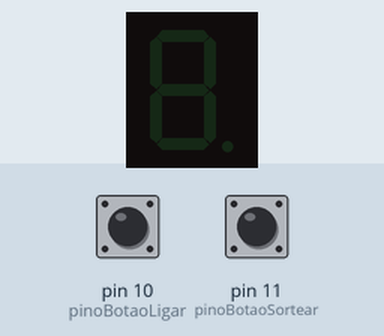
This sketch was run on a simulated Arduino Uno, built with avr-gcc and run on an emulated ATmega328P. Shown: 1-digit seven-segment display. Wiring (inferred from the names in the program): 1-digit 7-segment display, segments lit when LOW: segments pin 2, pin 3, pin 4, pin 5, pin 6, pin 7, pin 8. The test bench sets the inputs (shaded band); at power-on: pin 10 (pinoBotaoLigar) HIGH, pin 11 (pinoBotaoSortear) HIGH. Random numbers use the default seed unless the sketch sets one; the segment pins are drawn as the display they are named for.

Above: at 1.2 s.
1.3 s: pin 10 (pinoBotaoLigar) pulled LOW for 0.15 s
At 2.38 s:
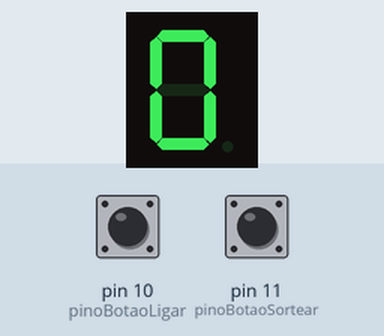
4.3 s: pin 11 (pinoBotaoSortear) pulled LOW for 0.15 s
5.9 s: pin 11 (pinoBotaoSortear) pulled LOW for 1 s
At 7.0 s:
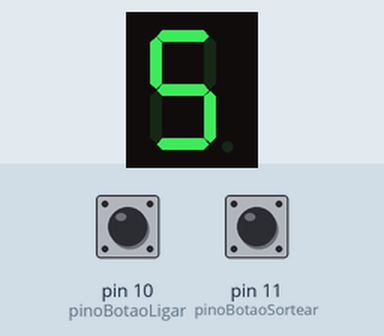
8.4 s: pin 11 (pinoBotaoSortear) pulled LOW for 0.15 s
At 8.9 s:
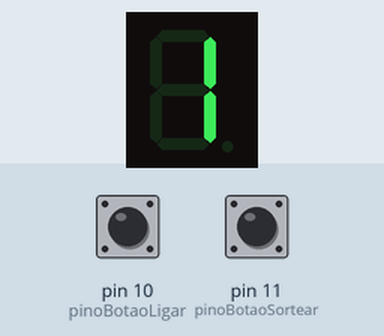
10.0 s: pin 10 (pinoBotaoLigar) pulled LOW for 1 s
At 11.3 s:
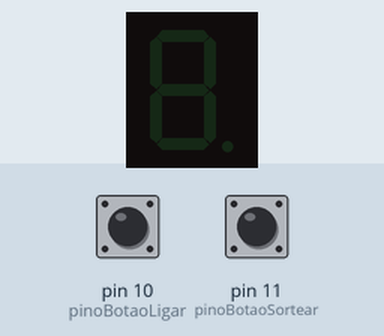
Timing chart, 0 to 13.0 s (numbered marks = the images above; inputs shaded):
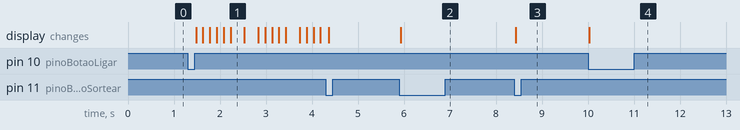

The sketch:

Sorteador.ino
```cpp
// Sorteador de numeros aleatorios
// Display de 7 segmentos - ANODO COMUM

// Pinos dos segmentos (a, b, c, d, e, f, g)
const int pinosSegmentos[7] = {2, 3, 4, 5, 6, 7, 8};

// Pinos dos botoes
const int pinoBotaoLigar = 10;
const int pinoBotaoSortear = 11;

// Mapeamento dos numeros para ANODO COMUM
const byte digitos[10][7] = {
  {0, 0, 0, 0, 0, 0, 1}, // 0
  {1, 0, 0, 1, 1, 1, 1}, // 1
  {0, 0, 1, 0, 0, 1, 0}, // 2
  {0, 0, 0, 0, 1, 1, 0}, // 3
  {1, 0, 0, 1, 1, 0, 0}, // 4
  {0, 1, 0, 0, 1, 0, 0}, // 5
  {0, 1, 0, 0, 0, 0, 0}, // 6
  {0, 0, 0, 1, 1, 1, 1}, // 7
  {0, 0, 0, 0, 0, 0, 0}, // 8
  {0, 0, 0, 0, 1, 0, 0}  // 9
};

bool sistemaLigado = false;
bool animacaoAtiva = false;

int numeroSorteado = 0;

void setup() {

  for (int i = 0; i < 7; i++) {
    pinMode(pinosSegmentos[i], OUTPUT);
  }

  pinMode(pinoBotaoLigar, INPUT_PULLUP);
  pinMode(pinoBotaoSortear, INPUT_PULLUP);

  desligarDisplay();

  randomSeed(analogRead(A0));
}

void loop() {

  // Botao de ligar e desligar
  if (digitalRead(pinoBotaoLigar) == LOW) {

    delay(30);

    if (digitalRead(pinoBotaoLigar) == LOW) {

      sistemaLigado = !sistemaLigado;

      if (sistemaLigado) {
        animacaoAtiva = true;
      } else {
        animacaoAtiva = false;
        desligarDisplay();
      }

      aguardarSoltar(pinoBotaoLigar);
    }
  }

  // Botao de sortear
  if (sistemaLigado &&
      digitalRead(pinoBotaoSortear) == LOW) {

    delay(30);

    if (digitalRead(pinoBotaoSortear) == LOW) {

      animacaoAtiva = false;

      numeroSorteado = random(0, 10);

      exibirNumero(numeroSorteado);

      aguardarSoltar(pinoBotaoSortear);
    }
  }

  // Animacao de numeros aleatorios
  if (sistemaLigado && animacaoAtiva) {

    exibirNumero(random(0, 10));

    delay(150);
  }
}

// Exibe um numero no display
void exibirNumero(int num) {

  for (int i = 0; i < 7; i++) {
    digitalWrite(pinosSegmentos[i], digitos[num][i]);
  }
}

// Apaga o display (anodo comum)
void desligarDisplay() {

  for (int i = 0; i < 7; i++) {
    digitalWrite(pinosSegmentos[i], HIGH);
  }
}

// Aguarda o botao ser solto
void aguardarSoltar(int pino) {

  while (digitalRead(pino) == LOW) {
    delay(10);
  }

  delay(30);
}
```

Measured:
- after the input at 1.3 s, the display: first changes after 0.18 s (image 1 shows a later state)
- after the input at 5.9 s, the display: changes at once (image 2)
- after the input at 8.4 s, the display: changes at once (image 3)
- after the input at 10.0 s, the display: changes at once (image 4)
